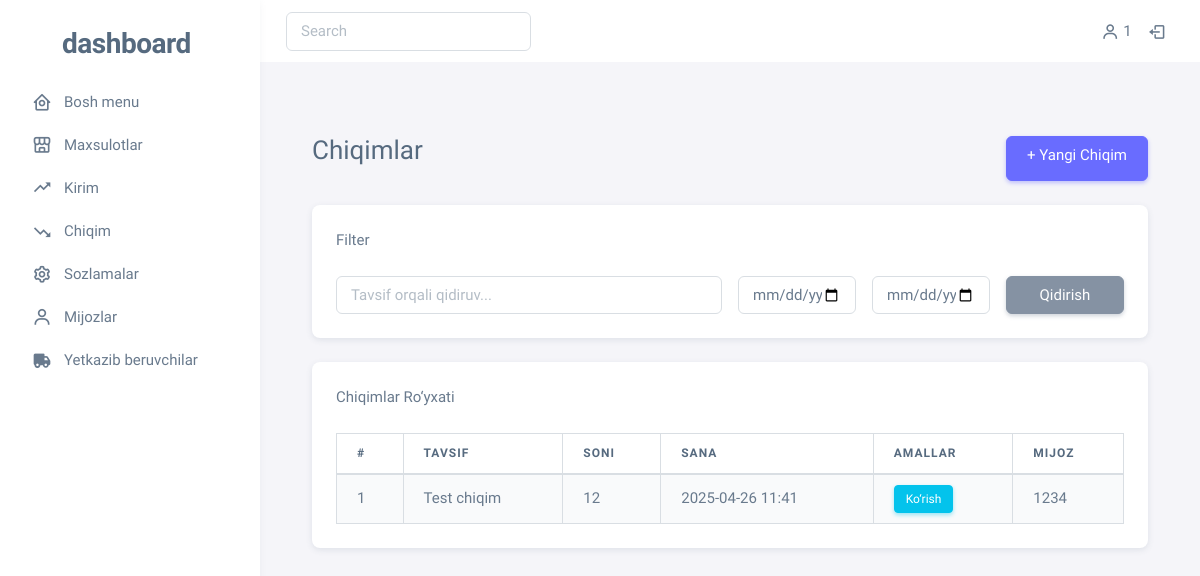
The app's page /out/ (signed in), older data.
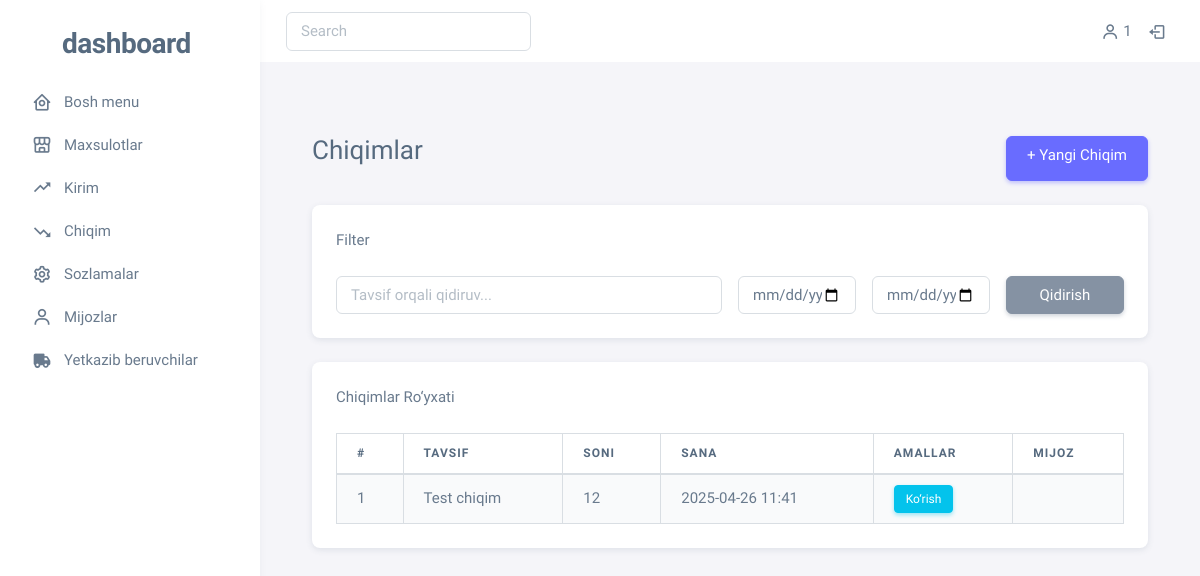
The same page, newer data.
### main/models.py (models this page shows, shortened)
class Out(models.Model):
    description = models.TextField()
    created_at = models.DateTimeField(auto_now_add=True)
    customer = models.ForeignKey('CustomUser', on_delete=models.SET_NULL, null=True)
    class Meta:
        verbose_name = 'Out'
        verbose_name_plural = 'Outs'
        ordering = ['-created_at']
    @property
    def get_total_products(self):
        items = OutItem.objects.filter(out=self)
        total = 0
        for item in items:
            total += item.quantity
        return total

class CustomUser(AbstractUser):
    user_type = models.CharField(max_length=50,
        default='user',
        choices=[
            ('user', 'User'),
            ('deliver', 'Deliver'),
            ('customer', 'Customer')
        ])
    class Meta:
        verbose_name = 'User'
        verbose_name_plural = 'Users'
        ordering = ['-id']

class OutItem(models.Model):
    out = models.ForeignKey(Out, on_delete=models.CASCADE)
    product = models.ForeignKey(Product, on_delete=models.CASCADE)
    quantity = models.PositiveIntegerField()
    created_at = models.DateTimeField(auto_now_add=True)
    class Meta:
        verbose_name = 'OutItem'
        verbose_name_plural = 'OutItems'
        ordering = ['-created_at']

### main/views.py (the view)
# urls.py: path('out/', views.out, name='out'),
@login_required(login_url='login')
def out(request):
    context = {'outs': Out.objects.all(), 'categories': Category.objects.all()}
    return render(request, 'out.html', context=context)

### templates/out.html
{% extends 'base.html' %}
{% load static %}
{% block content %}
<div class="container mt-5">
  <div class="d-flex justify-content-between align-items-cout mb-4">
    <h3>Chiqimlar</h3>
    <a href="{% url 'add_out' %}" class="btn btn-primary">+ Yangi Chiqim</a>
  </div>
<div class="card mb-4">
    <div class="card-header">Filter</div>
    <div class="card-body">
      <form method="GET" class="row g-3" action="{% url 'filter_out' %}">
        <div class="col-md-6">
          <input type="text" name="search" class="form-control" placeholder="Tavsif orqali qidiruv..." value="{{ request.GET.search }}">
        </div>
        <div class="col-md-2">
          <input type="date" name="start_date" class="form-control" value="{{ request.GET.date }}">
        </div>
        <div class="col-md-2">
            <input type="date" name="end_date" class="form-control" value="{{ request.GET.date }}">
          </div>
        <div class="col-md-2">
          <button type="submit" class="btn btn-secondary w-100">Qidirish</button>
        </div>
      </form>
    </div>
  </div>
  <div class="card">
    <div class="card-header">Chiqimlar Ro‘yxati</div>
    <div class="card-body">
      <table class="table table-bordered table-striped">
        <thead>
          <tr>
            <th>#</th>
            <th>Tavsif</th>
            <th>Soni</th>
            <th>Sana</th>
            <th>Amallar</th>
            <th>Mijoz</th>
          </tr>
        </thead>
        <tbody>
          {% for out in outs %}
          <tr>
            <td>{{ forloop.counter }}</td>
            <td>{{ out.description | truncatechars:50 }}</td>
            <td>{{ out.get_total_products }}</td>
            <td>{{ out.created_at|date:"Y-m-d H:i" }}</td>
            <td>
              <a href="{% url 'out_item' out.id %}" class="btn btn-sm btn-info">
                Ko‘rish
              </a>
            </td>
            <td>{{ out.customer.username }}</td>
          </tr>
          {% empty %}
          <tr>
            <td colspan="4" class="text-cout">Hozircha Chiqimlar mavjud emas.</td>
          </tr>
          {% endfor %}
        </tbody>
      </table>
    </div>
  </div>
</div>
{% endblock %}

Row changes from the older to the newer data that the page shows:
changed Out "Test chiqim": customer.username "1234" → (not shown)
